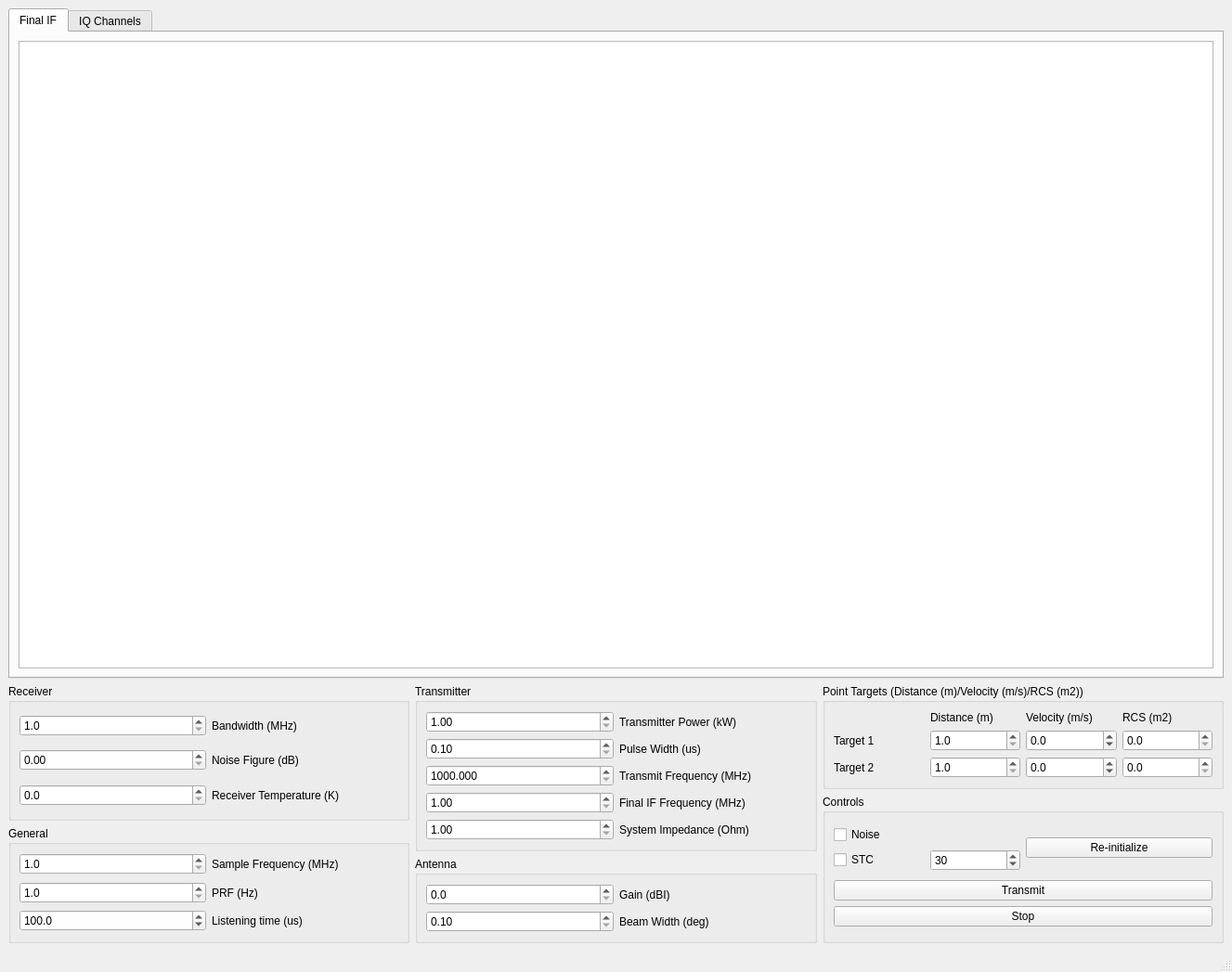
<?xml version="1.0" encoding="UTF-8"?>
<ui version="4.0">
 <class>MainWindow</class>
 <widget class="QMainWindow" name="MainWindow">
  <property name="geometry">
   <rect>
    <x>0</x>
    <y>0</y>
    <width>1327</width>
    <height>1047</height>
   </rect>
  </property>
  <property name="windowTitle">
   <string>MainWindow</string>
  </property>
  <widget class="QWidget" name="centralwidget">
   <layout class="QGridLayout" name="gridLayout_9">
    <item row="0" column="0" colspan="3">
     <widget class="QTabWidget" name="tabWidget_graphics">
      <property name="currentIndex">
       <number>0</number>
      </property>
      <widget class="QWidget" name="finalif">
       <attribute name="title">
        <string>Final IF</string>
       </attribute>
       <layout class="QGridLayout" name="gridLayout_3">
        <item row="0" column="0">
         <widget class="PlotWidget" name="plotWidget_finalif">
          <property name="cursor" stdset="0">
           <cursorShape>CrossCursor</cursorShape>
          </property>
         </widget>
        </item>
       </layout>
      </widget>
      <widget class="QWidget" name="iqchannels">
       <attribute name="title">
        <string>IQ Channels</string>
       </attribute>
       <layout class="QGridLayout" name="gridLayout_8">
        <item row="0" column="0">
         <widget class="PlotWidget" name="graphicsView_2"/>
        </item>
        <item row="1" column="0">
         <widget class="PlotWidget" name="graphicsView_3"/>
        </item>
       </layout>
      </widget>
     </widget>
    </item>
    <item row="1" column="0" rowspan="2">
     <widget class="QGroupBox" name="groupBox_receiver">
      <property name="title">
       <string>Receiver</string>
      </property>
      <layout class="QGridLayout" name="gridLayout">
       <item row="0" column="0">
        <layout class="QHBoxLayout" name="horizontalLayout_3">
         <item>
          <widget class="QDoubleSpinBox" name="doubleSpinBox_bandwidth">
           <property name="decimals">
            <number>1</number>
           </property>
           <property name="minimum">
            <double>1.000000000000000</double>
           </property>
           <property name="maximum">
            <double>200.000000000000000</double>
           </property>
           <property name="value">
            <double>1.000000000000000</double>
           </property>
          </widget>
         </item>
         <item>
          <widget class="QLabel" name="label_bandwidth">
           <property name="text">
            <string>Bandwidth (MHz)</string>
           </property>
          </widget>
         </item>
        </layout>
       </item>
       <item row="1" column="0">
        <layout class="QHBoxLayout" name="horizontalLayout_4">
         <item>
          <widget class="QDoubleSpinBox" name="doubleSpinBox_noisefigure">
           <property name="maximum">
            <double>20.000000000000000</double>
           </property>
           <property name="singleStep">
            <double>0.010000000000000</double>
           </property>
          </widget>
         </item>
         <item>
          <widget class="QLabel" name="label_noisefigure">
           <property name="text">
            <string>Noise Figure (dB)</string>
           </property>
          </widget>
         </item>
        </layout>
       </item>
       <item row="2" column="0">
        <layout class="QHBoxLayout" name="horizontalLayout_5">
         <item>
          <widget class="QDoubleSpinBox" name="doubleSpinBox_temperature">
           <property name="decimals">
            <number>1</number>
           </property>
           <property name="maximum">
            <double>300.000000000000000</double>
           </property>
          </widget>
         </item>
         <item>
          <widget class="QLabel" name="label_temperature">
           <property name="text">
            <string>Receiver Temperature (K)</string>
           </property>
          </widget>
         </item>
        </layout>
       </item>
      </layout>
     </widget>
    </item>
    <item row="1" column="1" rowspan="3">
     <widget class="QGroupBox" name="groupBox_transmitter">
      <property name="title">
       <string>Transmitter</string>
      </property>
      <layout class="QGridLayout" name="gridLayout_5">
       <item row="0" column="0">
        <layout class="QHBoxLayout" name="horizontalLayout_9">
         <item>
          <widget class="QDoubleSpinBox" name="doubleSpinBox_power">
           <property name="minimum">
            <double>1.000000000000000</double>
           </property>
           <property name="maximum">
            <double>1000.000000000000000</double>
           </property>
          </widget>
         </item>
         <item>
          <widget class="QLabel" name="label_power">
           <property name="text">
            <string>Transmitter Power (kW)</string>
           </property>
          </widget>
         </item>
        </layout>
       </item>
       <item row="1" column="0">
        <layout class="QHBoxLayout" name="horizontalLayout_10">
         <item>
          <widget class="QDoubleSpinBox" name="doubleSpinBox_pulsewidth">
           <property name="minimum">
            <double>0.100000000000000</double>
           </property>
           <property name="maximum">
            <double>20.000000000000000</double>
           </property>
           <property name="singleStep">
            <double>0.100000000000000</double>
           </property>
          </widget>
         </item>
         <item>
          <widget class="QLabel" name="label_pulsewidth">
           <property name="text">
            <string>Pulse Width (us)</string>
           </property>
          </widget>
         </item>
        </layout>
       </item>
       <item row="2" column="0">
        <layout class="QHBoxLayout" name="horizontalLayout_11">
         <item>
          <widget class="QDoubleSpinBox" name="doubleSpinBox_transmitfrequency">
           <property name="decimals">
            <number>3</number>
           </property>
           <property name="minimum">
            <double>1000.000000000000000</double>
           </property>
           <property name="maximum">
            <double>10000.000000000000000</double>
           </property>
           <property name="singleStep">
            <double>10.000000000000000</double>
           </property>
          </widget>
         </item>
         <item>
          <widget class="QLabel" name="label_transmitfrequency">
           <property name="text">
            <string>Transmit Frequency (MHz)</string>
           </property>
          </widget>
         </item>
        </layout>
       </item>
       <item row="3" column="0">
        <layout class="QHBoxLayout" name="horizontalLayout_12">
         <item>
          <widget class="QDoubleSpinBox" name="doubleSpinBox_finaliffrequency">
           <property name="minimum">
            <double>1.000000000000000</double>
           </property>
           <property name="maximum">
            <double>100.000000000000000</double>
           </property>
          </widget>
         </item>
         <item>
          <widget class="QLabel" name="label_finaliffrequency">
           <property name="text">
            <string>Final IF Frequency (MHz)</string>
           </property>
          </widget>
         </item>
        </layout>
       </item>
       <item row="4" column="0">
        <layout class="QHBoxLayout" name="horizontalLayout_13">
         <item>
          <widget class="QDoubleSpinBox" name="doubleSpinBox_impedance">
           <property name="minimum">
            <double>1.000000000000000</double>
           </property>
           <property name="maximum">
            <double>500.000000000000000</double>
           </property>
          </widget>
         </item>
         <item>
          <widget class="QLabel" name="label_impedance">
           <property name="text">
            <string>System Impedance (Ohm)</string>
           </property>
          </widget>
         </item>
        </layout>
       </item>
      </layout>
     </widget>
    </item>
    <item row="1" column="2">
     <widget class="QGroupBox" name="groupBox_targets">
      <property name="title">
       <string>Point Targets (Distance (m)/Velocity (m/s)/RCS (m2))</string>
      </property>
      <layout class="QGridLayout" name="gridLayout_4">
       <item row="0" column="0">
        <layout class="QHBoxLayout" name="horizontalLayout_16">
         <item>
          <widget class="QLabel" name="label_19">
           <property name="text">
            <string/>
           </property>
          </widget>
         </item>
         <item>
          <widget class="QLabel" name="label_14">
           <property name="text">
            <string>Distance (m)</string>
           </property>
          </widget>
         </item>
         <item>
          <widget class="QLabel" name="label_16">
           <property name="text">
            <string>Velocity (m/s)</string>
           </property>
          </widget>
         </item>
         <item>
          <widget class="QLabel" name="label_15">
           <property name="text">
            <string>RCS (m2)</string>
           </property>
          </widget>
         </item>
        </layout>
       </item>
       <item row="1" column="0">
        <layout class="QHBoxLayout" name="horizontalLayout_2">
         <item>
          <widget class="QLabel" name="label_17">
           <property name="text">
            <string>Target 1</string>
           </property>
          </widget>
         </item>
         <item>
          <widget class="QDoubleSpinBox" name="doubleSpinBox_targetonedistance">
           <property name="decimals">
            <number>1</number>
           </property>
           <property name="minimum">
            <double>1.000000000000000</double>
           </property>
           <property name="maximum">
            <double>500000.000000000000000</double>
           </property>
           <property name="singleStep">
            <double>0.100000000000000</double>
           </property>
          </widget>
         </item>
         <item>
          <widget class="QDoubleSpinBox" name="doubleSpinBox_targetonevelocity">
           <property name="decimals">
            <number>1</number>
           </property>
           <property name="minimum">
            <double>-200.000000000000000</double>
           </property>
           <property name="maximum">
            <double>200.000000000000000</double>
           </property>
           <property name="singleStep">
            <double>10.000000000000000</double>
           </property>
           <property name="value">
            <double>0.000000000000000</double>
           </property>
          </widget>
         </item>
         <item>
          <widget class="QDoubleSpinBox" name="doubleSpinBox_targetonercs">
           <property name="decimals">
            <number>1</number>
           </property>
           <property name="minimum">
            <double>0.000000000000000</double>
           </property>
           <property name="maximum">
            <double>1000.000000000000000</double>
           </property>
           <property name="singleStep">
            <double>10.000000000000000</double>
           </property>
           <property name="value">
            <double>0.000000000000000</double>
           </property>
          </widget>
         </item>
        </layout>
       </item>
       <item row="2" column="0">
        <layout class="QHBoxLayout" name="horizontalLayout">
         <item>
          <widget class="QLabel" name="label_18">
           <property name="text">
            <string>Target 2</string>
           </property>
          </widget>
         </item>
         <item>
          <widget class="QDoubleSpinBox" name="doubleSpinBox_targettwodistance">
           <property name="decimals">
            <number>1</number>
           </property>
           <property name="minimum">
            <double>1.000000000000000</double>
           </property>
           <property name="maximum">
            <double>500000.000000000000000</double>
           </property>
           <property name="value">
            <double>1.000000000000000</double>
           </property>
          </widget>
         </item>
         <item>
          <widget class="QDoubleSpinBox" name="doubleSpinBox_targettwovelocity">
           <property name="decimals">
            <number>1</number>
           </property>
           <property name="minimum">
            <double>-200.000000000000000</double>
           </property>
           <property name="maximum">
            <double>200.000000000000000</double>
           </property>
           <property name="singleStep">
            <double>10.000000000000000</double>
           </property>
          </widget>
         </item>
         <item>
          <widget class="QDoubleSpinBox" name="doubleSpinBox_targettworcs">
           <property name="decimals">
            <number>1</number>
           </property>
           <property name="minimum">
            <double>0.000000000000000</double>
           </property>
           <property name="maximum">
            <double>1000.000000000000000</double>
           </property>
           <property name="singleStep">
            <double>10.000000000000000</double>
           </property>
           <property name="value">
            <double>0.000000000000000</double>
           </property>
          </widget>
         </item>
        </layout>
       </item>
      </layout>
     </widget>
    </item>
    <item row="2" column="2" rowspan="3">
     <widget class="QGroupBox" name="groupBox_controls">
      <property name="title">
       <string>Controls</string>
      </property>
      <layout class="QGridLayout" name="gridLayout_6">
       <item row="0" column="0">
        <layout class="QHBoxLayout" name="horizontalLayout_18">
         <item>
          <layout class="QVBoxLayout" name="verticalLayout">
           <item>
            <widget class="QCheckBox" name="checkBox_noise">
             <property name="text">
              <string>Noise</string>
             </property>
            </widget>
           </item>
           <item>
            <layout class="QHBoxLayout" name="horizontalLayout_17">
             <item>
              <widget class="QCheckBox" name="checkBox_stc">
               <property name="text">
                <string>STC</string>
               </property>
              </widget>
             </item>
             <item>
              <widget class="QSpinBox" name="spinBox_stcvalue">
               <property name="minimum">
                <number>10</number>
               </property>
               <property name="maximum">
                <number>50</number>
               </property>
               <property name="singleStep">
                <number>10</number>
               </property>
               <property name="value">
                <number>30</number>
               </property>
              </widget>
             </item>
            </layout>
           </item>
          </layout>
         </item>
         <item>
          <widget class="QPushButton" name="pushButton_reinitialize">
           <property name="text">
            <string>Re-initialize</string>
           </property>
          </widget>
         </item>
        </layout>
       </item>
       <item row="1" column="0">
        <layout class="QVBoxLayout" name="verticalLayout_6">
         <item>
          <widget class="QPushButton" name="pushButton_transmit">
           <property name="text">
            <string>Transmit</string>
           </property>
          </widget>
         </item>
         <item>
          <widget class="QPushButton" name="pushButton_stop">
           <property name="text">
            <string>Stop</string>
           </property>
          </widget>
         </item>
        </layout>
       </item>
      </layout>
     </widget>
    </item>
    <item row="3" column="0" rowspan="2">
     <widget class="QGroupBox" name="groupBox_general">
      <property name="title">
       <string>General</string>
      </property>
      <layout class="QGridLayout" name="gridLayout_7">
       <item row="0" column="0">
        <layout class="QHBoxLayout" name="horizontalLayout_14">
         <item>
          <widget class="QDoubleSpinBox" name="doubleSpinBox_samplefrequency">
           <property name="decimals">
            <number>1</number>
           </property>
           <property name="minimum">
            <double>1.000000000000000</double>
           </property>
           <property name="maximum">
            <double>200.000000000000000</double>
           </property>
          </widget>
         </item>
         <item>
          <widget class="QLabel" name="label_samplefrequency">
           <property name="text">
            <string>Sample Frequency (MHz)</string>
           </property>
          </widget>
         </item>
        </layout>
       </item>
       <item row="1" column="0">
        <layout class="QHBoxLayout" name="horizontalLayout_15">
         <item>
          <widget class="QDoubleSpinBox" name="doubleSpinBox_prf">
           <property name="decimals">
            <number>1</number>
           </property>
           <property name="minimum">
            <double>1.000000000000000</double>
           </property>
          </widget>
         </item>
         <item>
          <widget class="QLabel" name="label_prf">
           <property name="text">
            <string>PRF (Hz)</string>
           </property>
          </widget>
         </item>
        </layout>
       </item>
       <item row="2" column="0">
        <layout class="QHBoxLayout" name="horizontalLayout_6">
         <item>
          <widget class="QDoubleSpinBox" name="doubleSpinBox_listeningtime">
           <property name="decimals">
            <number>1</number>
           </property>
           <property name="minimum">
            <double>10.000000000000000</double>
           </property>
           <property name="maximum">
            <double>1000.000000000000000</double>
           </property>
           <property name="singleStep">
            <double>1.000000000000000</double>
           </property>
           <property name="value">
            <double>100.000000000000000</double>
           </property>
          </widget>
         </item>
         <item>
          <widget class="QLabel" name="label_listeningtime">
           <property name="text">
            <string>Listening time (us)</string>
           </property>
          </widget>
         </item>
        </layout>
       </item>
      </layout>
     </widget>
    </item>
    <item row="4" column="1">
     <widget class="QGroupBox" name="groupBox_antenna">
      <property name="title">
       <string>Antenna</string>
      </property>
      <layout class="QGridLayout" name="gridLayout_2">
       <item row="0" column="0">
        <layout class="QHBoxLayout" name="horizontalLayout_7">
         <item>
          <widget class="QDoubleSpinBox" name="doubleSpinBox_gain">
           <property name="decimals">
            <number>1</number>
           </property>
           <property name="maximum">
            <double>50.000000000000000</double>
           </property>
           <property name="singleStep">
            <double>0.100000000000000</double>
           </property>
          </widget>
         </item>
         <item>
          <widget class="QLabel" name="label_gain">
           <property name="text">
            <string>Gain (dBI)</string>
           </property>
          </widget>
         </item>
        </layout>
       </item>
       <item row="1" column="0">
        <layout class="QHBoxLayout" name="horizontalLayout_8">
         <item>
          <widget class="QDoubleSpinBox" name="doubleSpinBox_beamwidth">
           <property name="minimum">
            <double>0.100000000000000</double>
           </property>
           <property name="maximum">
            <double>5.000000000000000</double>
           </property>
           <property name="singleStep">
            <double>0.100000000000000</double>
           </property>
          </widget>
         </item>
         <item>
          <widget class="QLabel" name="label_neamwidth">
           <property name="text">
            <string>Beam Width (deg)</string>
           </property>
          </widget>
         </item>
        </layout>
       </item>
      </layout>
     </widget>
    </item>
   </layout>
   <zorder>groupBox_antenna</zorder>
   <zorder>groupBox_targets</zorder>
   <zorder>tabWidget_graphics</zorder>
   <zorder>groupBox_transmitter</zorder>
   <zorder>groupBox_controls</zorder>
   <zorder>groupBox_general</zorder>
   <zorder>groupBox_receiver</zorder>
  </widget>
  <widget class="QMenuBar" name="menubar">
   <property name="geometry">
    <rect>
     <x>0</x>
     <y>0</y>
     <width>1327</width>
     <height>22</height>
    </rect>
   </property>
  </widget>
  <widget class="QStatusBar" name="statusbar"/>
 </widget>
 <customwidgets>
  <customwidget>
   <class>PlotWidget</class>
   <extends>QGraphicsView</extends>
   <header>pyqtgraph.h</header>
  </customwidget>
 </customwidgets>
 <resources/>
 <connections/>
</ui>
